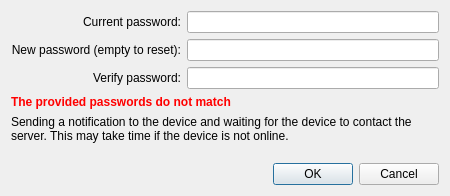
<?xml version="1.0" encoding="UTF-8"?>
<ui version="4.0">
 <class>FirmwarePasswordDlg</class>
 <widget class="QWidget" name="FirmwarePasswordDlg">
  <property name="geometry">
   <rect>
    <x>0</x>
    <y>0</y>
    <width>450</width>
    <height>196</height>
   </rect>
  </property>
  <property name="minimumSize">
   <size>
    <width>450</width>
    <height>0</height>
   </size>
  </property>
  <property name="windowTitle">
   <string>Firmware Password</string>
  </property>
  <layout class="QGridLayout" name="gridLayout">
   <property name="verticalSpacing">
    <number>6</number>
   </property>
   <item row="6" column="0">
    <widget class="CircularProgressIndicator" name="widgetProgress" native="true"/>
   </item>
   <item row="0" column="0">
    <widget class="QLabel" name="labelCurrentPassword">
     <property name="text">
      <string>Current password:</string>
     </property>
     <property name="alignment">
      <set>Qt::AlignRight|Qt::AlignTrailing|Qt::AlignVCenter</set>
     </property>
    </widget>
   </item>
   <item row="1" column="0">
    <widget class="QLabel" name="labelNewPassword">
     <property name="text">
      <string>New password (empty to reset):</string>
     </property>
     <property name="alignment">
      <set>Qt::AlignRight|Qt::AlignTrailing|Qt::AlignVCenter</set>
     </property>
    </widget>
   </item>
   <item row="2" column="0">
    <widget class="QLabel" name="labelVerifyPassword">
     <property name="text">
      <string>Verify password:</string>
     </property>
     <property name="alignment">
      <set>Qt::AlignRight|Qt::AlignTrailing|Qt::AlignVCenter</set>
     </property>
    </widget>
   </item>
   <item row="1" column="1">
    <widget class="QLineEdit" name="lineEditNewPassword">
     <property name="echoMode">
      <enum>QLineEdit::Password</enum>
     </property>
    </widget>
   </item>
   <item row="0" column="1">
    <widget class="QLineEdit" name="lineEditCurrentPassword">
     <property name="echoMode">
      <enum>QLineEdit::Password</enum>
     </property>
    </widget>
   </item>
   <item row="2" column="1">
    <widget class="QLineEdit" name="lineEditVerifyPassword">
     <property name="echoMode">
      <enum>QLineEdit::Password</enum>
     </property>
    </widget>
   </item>
   <item row="6" column="1">
    <widget class="QDialogButtonBox" name="buttonBox">
     <property name="standardButtons">
      <set>QDialogButtonBox::Cancel|QDialogButtonBox::Ok</set>
     </property>
    </widget>
   </item>
   <item row="5" column="1">
    <spacer name="verticalSpacer">
     <property name="orientation">
      <enum>Qt::Vertical</enum>
     </property>
     <property name="sizeHint" stdset="0">
      <size>
       <width>20</width>
       <height>50</height>
      </size>
     </property>
    </spacer>
   </item>
   <item row="3" column="0" colspan="2">
    <widget class="QLabel" name="labelPasswordMismatch">
     <property name="text">
      <string>&lt;html&gt;&lt;head/&gt;&lt;body&gt;&lt;p&gt;&lt;span style=&quot; font-weight:600; color:#ff0000;&quot;&gt;The provided passwords do not match&lt;/span&gt;&lt;/p&gt;&lt;/body&gt;&lt;/html&gt;</string>
     </property>
    </widget>
   </item>
   <item row="4" column="0" colspan="2">
    <widget class="QLabel" name="labelInfo">
     <property name="text">
      <string>Sending a notification to the device and waiting for the device to contact the server. This may take time if the device is not online.</string>
     </property>
     <property name="wordWrap">
      <bool>true</bool>
     </property>
    </widget>
   </item>
  </layout>
 </widget>
 <customwidgets>
  <customwidget>
   <class>CircularProgressIndicator</class>
   <extends>QWidget</extends>
   <header>FileWaveGuiLib/circularprogressindicator.h</header>
   <container>1</container>
  </customwidget>
 </customwidgets>
 <tabstops>
  <tabstop>lineEditCurrentPassword</tabstop>
  <tabstop>lineEditNewPassword</tabstop>
 </tabstops>
 <resources/>
 <connections/>
</ui>
